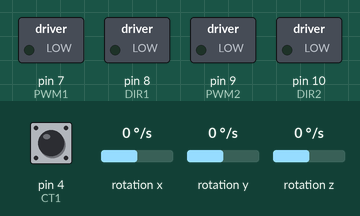
The sketch below on a simulated Arduino Uno, built with avr-gcc and run on an emulated ATmega328P. Shown: switched loads named in the sketch (green lamp = pin HIGH). Wiring (inferred from the names in the program): MPU-6050 motion sensor at I2C address 0x68. Inputs (shaded band) come from the test bench; at power-on: pin 4 (CT1) HIGH, rotation x 0 °/s, rotation y 0 °/s, rotation z 0 °/s. What the sketch prints to the serial monitor is not drawn.

Above: at 3.7 s.
3.8 s: pin 4 (CT1) pulled LOW for 0.15 s
At 4.8 s:
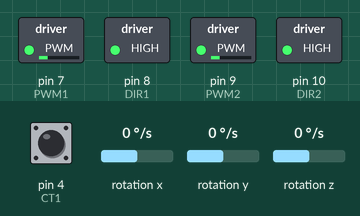
Timing chart, 0 to 6.8 s (numbered marks = the images above; inputs shaded):
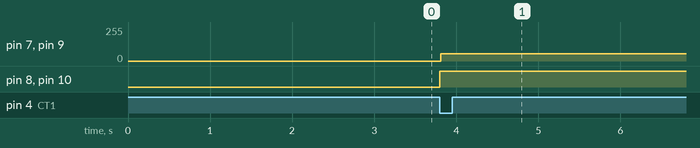

The sketch:

demo.ino
```cpp
#include <MPU6050_tockn.h>
#include <Wire.h>
#include "SoftPWM.h" //you have to download from arduino.cc
// define function of GPIO
#define PWM1    7
#define DIR1    8
#define PWM2    9
#define DIR2    10
#define CT3     11
#define CT1     4
#define CT2     6

const int MPU = 0x68; // MPU6050 I2C address
float GyroX, GyroY, GyroZ;
float roll, pitch, yaw, froll, fpitch, fyaw = 0;
float elapsedTime, currentTime, previousTime;
float dt = 0.015;
float t;

//variables for PID control
float target = 0;
float error = 0;
float integral = 0;
float derivative = 0;
float last_error = 0;
float angle = 0;
//the 'k' values are the ones you need to fine tune before your program will work. Note that these are arbitrary values that you just need to experiment with one at a time.
float Kp = 100;
float Ki = 10;
float Kd = 70;

int mtrSpd = 200;


void forward(int left, int right);

void setup() {
  Serial.begin(9600);
  Wire.begin();                      // Initialize comunication
  Wire.beginTransmission(MPU);       // Start communication with MPU6050 // MPU=0x68
  Wire.write(0x6B);                  // Talk to the register 6B
  Wire.write(0x00);                  // Make reset - place a 0 into the 6B register
  Wire.endTransmission(true);        //end the transmission


  SoftPWMBegin();
  SoftPWMSet(PWM1, 0);
  SoftPWMSet(PWM2, 0);
  SoftPWMSetFadeTime(PWM1, 2, 2);
  SoftPWMSetFadeTime(PWM2, 2, 2);

  pinMode(CT1,INPUT_PULLUP);
  pinMode(CT2,INPUT_PULLUP);
  pinMode(CT3, INPUT_PULLUP);

  pinMode(DIR1, OUTPUT); //DIR1
  pinMode(PWM1, OUTPUT); //PWM1
  pinMode(PWM2, OUTPUT); //PWM2
  pinMode(DIR2, OUTPUT); //DIR2

  fillter_gyro();

}


void loop() {
   //goc_do();
   bam_nut();

}

void bam_nut() {
  if (digitalRead(CT1) == 0) {
    t = millis();
    goc_do();
    if (t >= 5000) {
      target = -90;
    }

  }
  // } else if () {

  // } else if () {

  // }
}
void fillter_gyro() {
  Serial.println("Start probe fillter: ");
  delay(500);
  for(int x = 0; x< 10; x++) {
    Serial.print("*");
    delay(100);
  }
  Serial.println("*");
  for (int x = 0; x < 1000; x++) {
    Wire.beginTransmission(MPU);
    Wire.write(0x43);
    Wire.endTransmission(false);
    Wire.requestFrom(MPU, 6, true);
    GyroX = (Wire.read() << 8 | Wire.read())/131.0;
    GyroY = (Wire.read() << 8 | Wire.read())/131.0;
    GyroZ = (Wire.read() << 8 | Wire.read())/131.0;

    froll += GyroX;
    fpitch += GyroY;
    fyaw += GyroZ;
  }

  froll /= 1000;
  fpitch /= 1000;
  fyaw /= 1000;

  Serial.println("Probe fillter done!!!!");
  Serial.print("X fillter: "); Serial.print(froll);
  Serial.print(", Y fillter: "); Serial.print(fpitch);
  Serial.print(", Z fillter: "); Serial.println(fyaw);

}

void goc_do() {
  previousTime = millis();
  Wire.beginTransmission(MPU);
  Wire.write(0x43);
  Wire.endTransmission(false);
  Wire.requestFrom(MPU, 6, true);
  GyroX = (Wire.read() << 8 | Wire.read())/131.0;
  GyroY = (Wire.read() << 8 | Wire.read())/131.0;
  GyroZ = (Wire.read() << 8 | Wire.read())/131.0;

  roll += (GyroX - froll) * dt;
  pitch += (GyroY - fpitch) * dt;
  yaw += (GyroZ - fyaw) * dt;

  // Serial.print("X : "); Serial.print((int)roll);
  // Serial.print(", Y : "); Serial.print((int)pitch);
  Serial.print("Z = "); Serial.println((int)yaw);
  pid();
  currentTime = millis();
  elapsedTime = currentTime - previousTime;
  dt = elapsedTime / 1000;


}

void pid() {
  error = target - yaw*3.141592654/180;// proportional
  integral = integral + error; //integral
  derivative = error - last_error; //derivative

  angle = (error * Kp) + (integral * Ki) + (derivative * Kd);
  Serial.print("angle = "); Serial.println(angle);


  forward(mtrSpd, mtrSpd);


  if (yaw > 0) {
    forward(mtrSpd+abs(angle), mtrSpd-abs(angle));
  } else if (yaw < 0) {
    forward(mtrSpd-abs(angle), mtrSpd+abs(angle));
  }
  last_error = error;
}

void stopCar(){
  control_motor(0, 0, 0);
  control_motor(1, 0, 0);
}

void forward(int left, int right){ //drives the car forward, assuming leftSpeedVal and rightSpeedVal are set high enough
  control_motor(0, 0, left);
  control_motor(1, 0, right);

}

void left(int left, int right){ //rotates the car left, assuming speed leftSpeedVal and rightSpeedVal are set high enough
  control_motor(0, 0, left);
  control_motor(1, 1, right);
}

void right(int left, int right){
  control_motor(0, 1, left);
  control_motor(1, 0, right);
}

void control_motor(int dc, int dir, int spd) {
  switch (dc) {
    case 1: {
        if (dir == 1) {
          digitalWrite(DIR1, 0);
          SoftPWMSet(PWM1, spd);
        } else {
          digitalWrite(DIR1, 1);
          SoftPWMSet(PWM1, 255 - spd);
        }
        break;
      }
    case 0: {
        if (dir == 1) {
          digitalWrite(DIR2, 0);
          SoftPWMSet(PWM2, spd);
        } else {
          digitalWrite(DIR2, 1);
          SoftPWMSet(PWM2, 255 - spd);
        }
        break;
      }
  }
}
```

Measured:
- after the input at 3.8 s, pin 7 (PWM1), pin 9 (PWM2): 0/255 → 55/255 at once; pin 8 (DIR1), pin 10 (DIR2): LOW → HIGH at once
